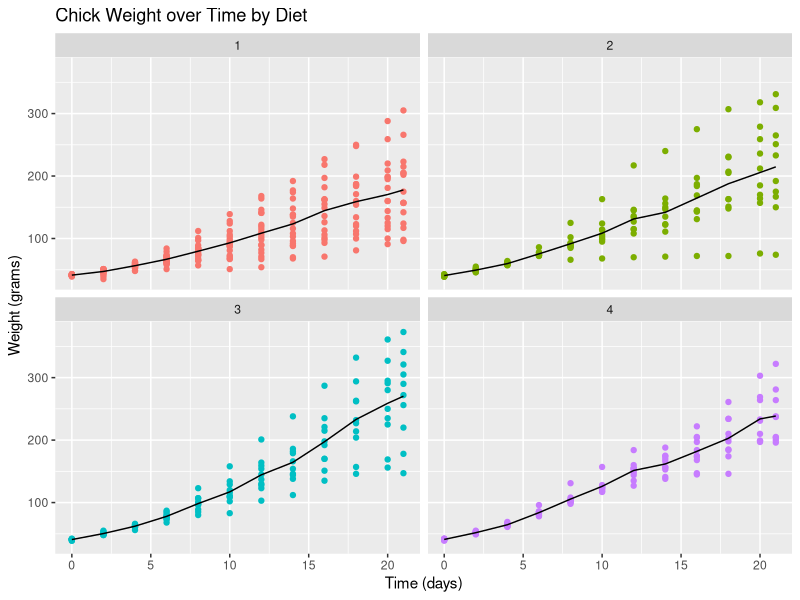

Recreate this plot in R.
## ---- chunk 1
knitr::opts_chunk$set(echo = TRUE)
## ---- chunk 2
summary(ChickWeight)
## ---- chunk 3
library(ggplot2)
library(dplyr)

ChickWeight %>%
  ggplot(aes(Time, weight, color=Diet)) +
  geom_point() +
  facet_wrap(~Diet) +
  stat_summary(fun.y="mean", geom="line", colour="black") +
  theme(legend.position = "none") +
  ggtitle("Chick Weight over Time by Diet") +
  xlab("Time (days)") +
  ylab("Weight (grams)")
